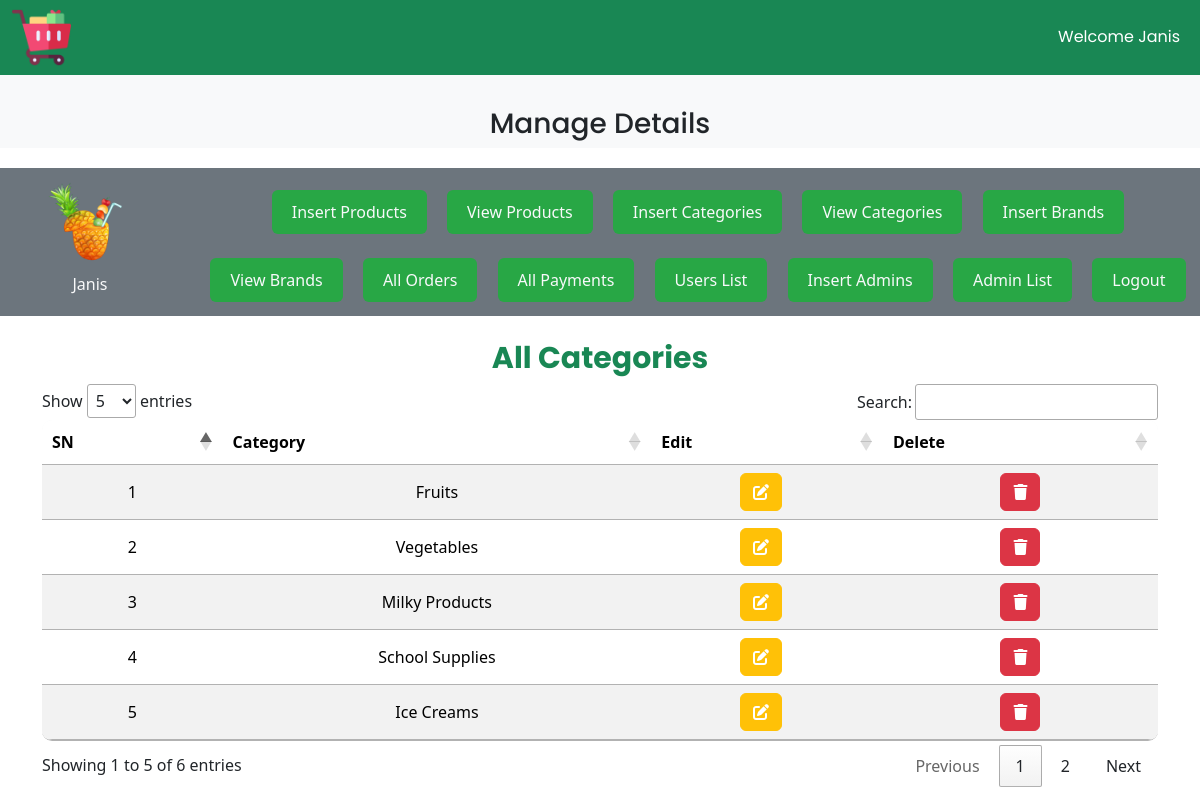
The app's page /admin/index.php?view_categories (signed in) with its own data.
### tables this page shows
CREATE TABLE `categories` (
  `category_id` int(11) NOT NULL,
  `category_title` varchar(100) NOT NULL
);

### admin/view_categories.php (the view, shortened to what this page needs)
<?php include('admincss/list_order_styles.php'); ?>
<h3 class="all_order text-center text-success mt-3">All Categories</h3>
<table id="ordersTable" class="table table-striped table-hover mt-5">
    <thead>
        <?php
            $get_categories = "SELECT * FROM `categories`";
            $result = mysqli_query($con, $get_categories);
            $row_count = mysqli_num_rows($result);
            if ($row_count == 0) {
                echo "<h2 class='text-danger text-center mt-5'
                    style='font-family: \"Poppins\", sans-serif; font-weight: bold;'>No Categories Yet</h2>";
            } else {
                echo "<tr>
                    <th>SN</th>
                    <th>Category</th>
                    <th>Edit</th>
                    <th>Delete</th>
                  </tr>
                </thead>
                <tbody>";
                $number = 0;
                while ($row_data = mysqli_fetch_assoc($result)) {
                    $category_id = $row_data['category_id'];
                    $category_title = $row_data['category_title'];
                    $number++;
                    echo "<tr>
                            <td>$number</td>
                            <td>$category_title</td>
                            <td>
                                <a href='index.php?edit_category=$category_id' type='button' class='btn btn-warning'>
                                    <i class='fa-solid fa-edit' style='color: white;'></i>
                                </a> &ensp;
                            </td>
                            <td>
                                <button type='button' class='btn btn-danger' data-bs-toggle='modal' data-bs-target='#deleteModal$category_id'>
                                    <i class='fa-solid fa-trash' style='color: white;'></i>
                                </button>
                            </td>
                        </tr>";
                }
            }
        ?>
    </tbody>
</table>

### admin/style.css (style rules this page uses)
* { margin: 0; padding: 0; box-sizing: border-box; }

### admin/index.php (style rules this page uses)
body { overflow-x: hidden; }

### admin/admincss/list_order_styles.php (style rules this page uses)
.all_order { font-family: "Poppins", sans-serif; font-weight: bold; font-size: 30px; }
table { border-radius: 10px; overflow: hidden; }
th, td { vertical-align: middle; text-align: center; }
.table thead { background-color: #f8f9fa; }
.table-striped tbody tr:nth-child(odd) { background-color: #f9f9f9; }

### records on screen
categories: category_title "Fruits"
categories: category_title "Vegetables"
categories: category_title "Milky Products"
categories: category_title "School Supplies"
categories: category_title "Ice Creams"

### other values on screen
$_SESSION['admin_username'] "Janis"
